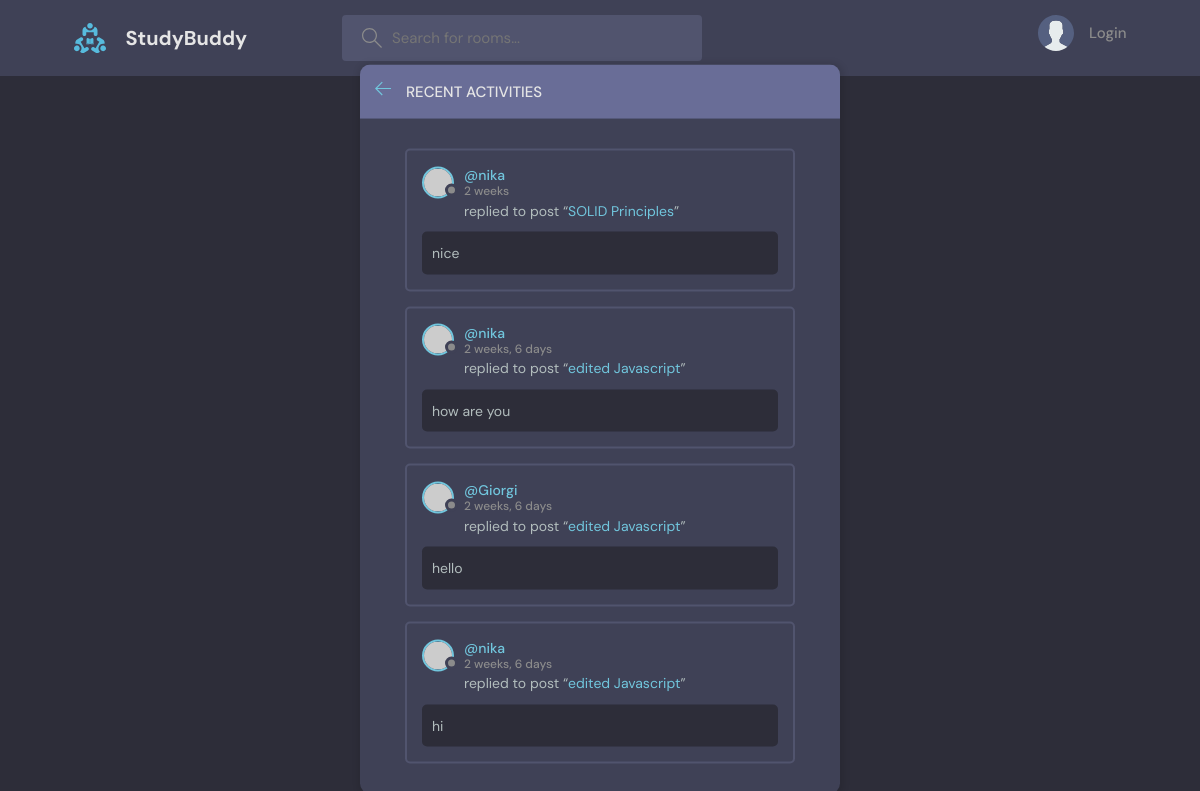
The page /activity/ on the database as committed earlier.
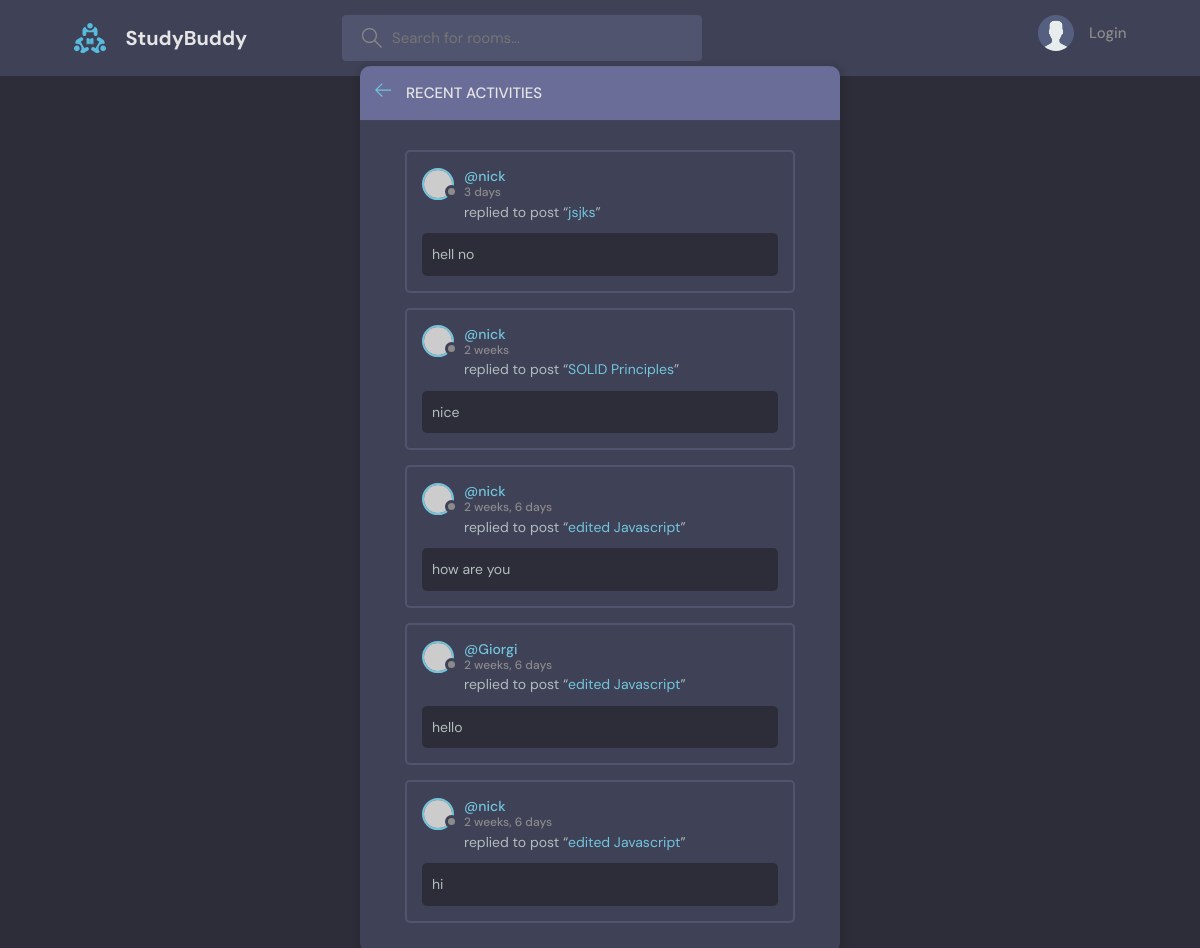
The same page on the database as committed later.
### base/models.py (models this page shows, shortened)
class Message(models.Model):
    user = models.ForeignKey(User, on_delete=models.CASCADE)
    room = models.ForeignKey(Room, on_delete=models.CASCADE) #delete all the messages from database or SET_NULL
    body = models.TextField()
    updated = models.DateTimeField(auto_now=True)  # when updated
    created = models.DateTimeField(auto_now_add=True)  # when created
    class Meta:
        ordering = ['-updated', '-created']

class Room(models.Model):
    host = models.ForeignKey(User, on_delete=models.SET_NULL, null=True)
    topic = models.ForeignKey(Topic, on_delete=models.SET_NULL, null=True)
    name = models.CharField(max_length=150)
    description = models.TextField(null=True, blank=True) #null _ for database, blank _ for submitted form
    participants = models.ManyToManyField(User, related_name='participants', blank=True)
    updated = models.DateTimeField(auto_now=True) #when updated
    created = models.DateTimeField(auto_now_add=True) #when created
    class Meta:
        ordering = ['-updated', '-created']
    def __str__(self):
        return self.name

### base/views.py (the view)
# urls.py: path('activity/', views.activity_page, name='activity')
def activity_page(request):
    room_messages =Message.objects.all()
    return render(request, 'base/activity.html', {'room_messages':room_messages})

### base/templates/base/activity.html (shortened to what this page needs)
{% extends 'main.html' %}
{% block content %}
    <main class="layout">
      <div class="container">
        <div class="layout__box">
          <div class="layout__boxHeader">
            <div class="layout__boxTitle">
              <a href="{% url 'home' %}">
                <svg version="1.1" xmlns="http://www.w3.org/2000/svg" width="32" height="32" viewBox="0 0 32 32">
                  <title>arrow-left</title>
                  <path
                    d="M13.723 2.286l-13.723 13.714 13.719 13.714 1.616-1.611-10.96-10.96h27.625v-2.286h-27.625l10.965-10.965-1.616-1.607z"
                  ></path>
                </svg>
              </a>
              <h3>Recent Activities</h3>
            </div>
          </div>
          <div class="activities-page layout__body">
            {% for message in room_messages %}
            <div class="activities__box">
            <div class="activities__boxHeader roomListRoom__header">
              <a href="{% url 'user-profile' message.user.id %}" class="roomListRoom__author">
                <div class="avatar avatar--small">
                  <img src="https://randomuser.me/api/portraits/women/11.jpg" />
                </div>
                <p>
                  @{{message.user}}
                  <span>{{ message.created|timesince }}</span>
                </p>
              </a>
            </div>
            <div class="activities__boxContent">
              <p>replied to post “<a href="{% url 'room' message.room.id %}">{{message.room}}</a>”</p>
              <div class="activities__boxRoomContent">
                {{ message.body }}
              </div>
            </div>
          </div>
          {% endfor %}
          </div>
        </div>
      </div>
    </main>
{% endblock %}

Rows that differ between the two databases and show on the page:
added Message: user "nick", created "3 days", room "jsjks", body "hell no"
changed through a linked row, Message "nice": user "nika" → "nick"
changed through a linked row, Message "how are you": user "nika" → "nick"
changed through a linked row, Message "hi": user "nika" → "nick"
